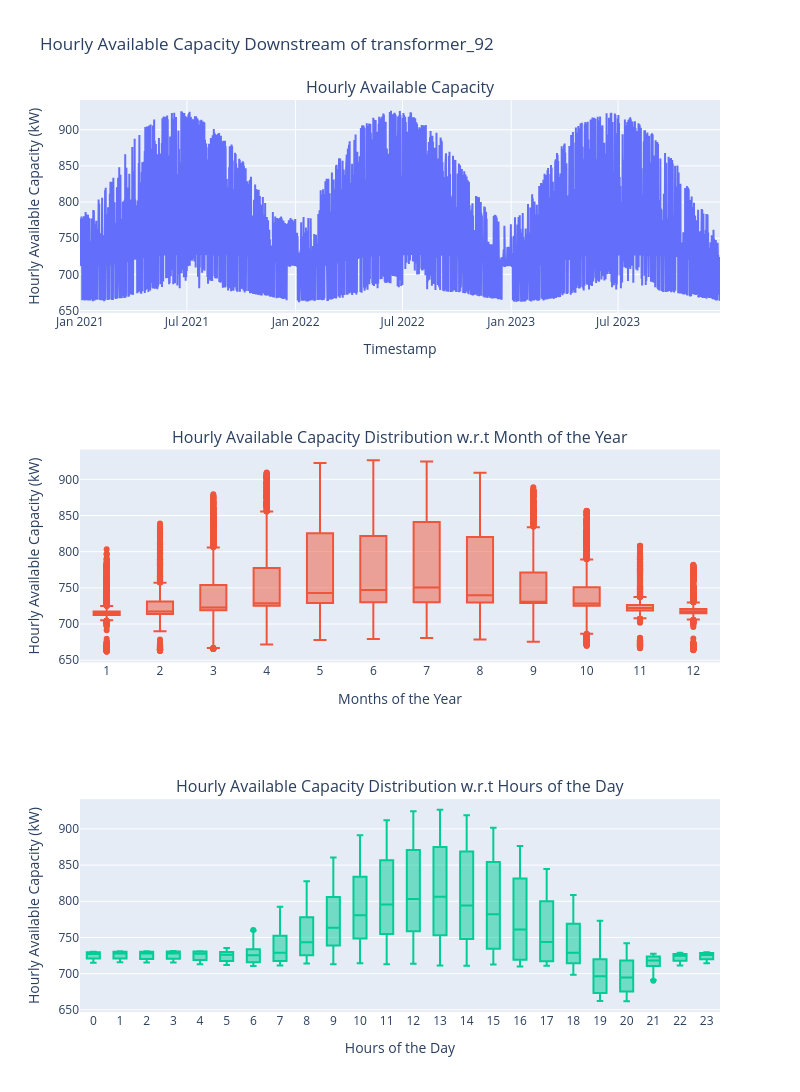

This figure's notebook cell:
### Markdown cell above
### Visualization
#### Available Hourly Capacity
Plot the available hourly capacity downstream from the transformer and its distribution with respect to months of the year and hours of the day.

### Code cell
# Display the hourly available capacity and monthly variations. 
plot_available_capacity(df_transformer_load)

### Figure 1 — Plotly figure (JSON) as saved in the notebook; plotly's stock layout.template omitted (floating-point values rounded to 4 significant figures; data arrays with more than 128 entries replaced by an {"elided": "..."} marker saying what was removed)
{"data": [{"showlegend": false, "type": "scatter", "x": {"elided": "26006 str values"}, "xaxis": "x", "y": {"elided": "26006 float values"}, "yaxis": "y"}, {"showlegend": false, "type": "box", "x": {"elided": "26006 int values"}, "xaxis": "x2", "y": {"elided": "26006 float values"}, "yaxis": "y2"}, {"showlegend": false, "type": "box", "x": {"elided": "26006 int values"}, "xaxis": "x3", "y": {"elided": "26006 float values"}, "yaxis": "y3"}], "layout": {"annotations": [{"font": {"size": 16}, "showarrow": false, "text": "Hourly Available Capacity", "x": 0.5, "xanchor": "center", "xref": "paper", "y": 1.0, "yanchor": "bottom", "yref": "paper"}, {"font": {"size": 16}, "showarrow": false, "text": "Hourly Available Capacity Distribution w.r.t Month of the Year", "x": 0.5, "xanchor": "center", "xref": "paper", "y": 0.6167, "yanchor": "bottom", "yref": "paper"}, {"font": {"size": 16}, "showarrow": false, "text": "Hourly Available Capacity Distribution w.r.t Hours of the Day", "x": 0.5, "xanchor": "center", "xref": "paper", "y": 0.2333, "yanchor": "bottom", "yref": "paper"}], "height": 1200, "title": {"text": "Hourly Available Capacity Downstream of transformer_92"}, "width": 800, "xaxis": {"anchor": "y", "domain": [0, 1], "title": {"text": "Timestamp"}}, "xaxis2": {"anchor": "y2", "domain": [0, 1], "dtick": 1, "tick0": 1, "title": {"text": "Months of the Year "}}, "xaxis3": {"anchor": "y3", "domain": [0, 1], "dtick": 1, "tick0": 1, "title": {"text": "Hours of the Day"}}, "yaxis": {"anchor": "x", "domain": [0.7667, 1.0], "title": {"text": "Hourly Available Capacity (kW)"}}, "yaxis2": {"anchor": "x2", "domain": [0.3833, 0.6167], "title": {"text": "Hourly Available Capacity (kW)"}}, "yaxis3": {"anchor": "x3", "domain": [0, 0.2333], "title": {"text": "Hourly Available Capacity (kW)"}}}}
